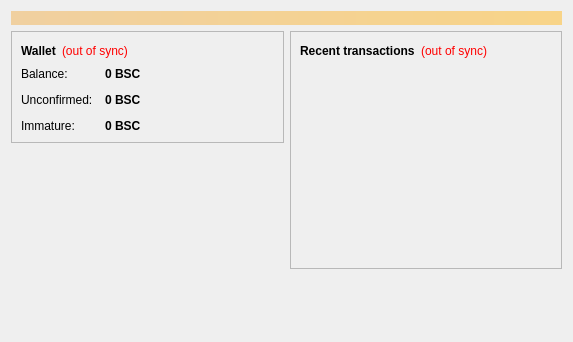
<?xml version="1.0" encoding="UTF-8"?>
<ui version="4.0">
 <class>OverviewPage</class>
 <widget class="QWidget" name="OverviewPage">
  <property name="geometry">
   <rect>
    <x>0</x>
    <y>0</y>
    <width>573</width>
    <height>342</height>
   </rect>
  </property>
  <property name="windowTitle">
   <string>Form</string>
  </property>
  <layout class="QVBoxLayout" name="topLayout">
   <item>
    <widget class="QLabel" name="labelAlerts">
     <property name="visible">
      <bool>false</bool>
     </property>
     <property name="styleSheet">
      <string notr="true">background-color: qlineargradient(x1: 0, y1: 0, x2: 1, y2: 0, stop:0 #F0D0A0, stop:1 #F8D488); color:#000000;</string>
     </property>
     <property name="wordWrap">
      <bool>true</bool>
     </property>
     <property name="margin">
      <number>3</number>
     </property>
    </widget>
   </item>
   <item>
    <layout class="QHBoxLayout" name="horizontalLayout" stretch="1,1">
     <item>
      <layout class="QVBoxLayout" name="verticalLayout_2">
       <item>
        <widget class="QFrame" name="frame">
         <property name="frameShape">
          <enum>QFrame::StyledPanel</enum>
         </property>
         <property name="frameShadow">
          <enum>QFrame::Raised</enum>
         </property>
         <layout class="QVBoxLayout" name="verticalLayout_4">
          <item>
           <layout class="QHBoxLayout" name="horizontalLayout_4">
            <item>
             <widget class="QLabel" name="label_5">
              <property name="font">
               <font>
                <weight>75</weight>
                <bold>true</bold>
               </font>
              </property>
              <property name="text">
               <string>Wallet</string>
              </property>
             </widget>
            </item>
            <item>
             <widget class="QLabel" name="labelWalletStatus">
              <property name="toolTip">
               <string>The displayed information may be out of date. Your wallet automatically synchronizes with the BsCoin network after a connection is established, but this process has not completed yet.</string>
              </property>
              <property name="styleSheet">
               <string notr="true">QLabel { color: red; }</string>
              </property>
              <property name="text">
               <string notr="true">(out of sync)</string>
              </property>
              <property name="alignment">
               <set>Qt::AlignLeading|Qt::AlignLeft|Qt::AlignVCenter</set>
              </property>
             </widget>
            </item>
            <item>
             <spacer name="horizontalSpacer_2">
              <property name="orientation">
               <enum>Qt::Horizontal</enum>
              </property>
              <property name="sizeHint" stdset="0">
               <size>
                <width>40</width>
                <height>20</height>
               </size>
              </property>
             </spacer>
            </item>
           </layout>
          </item>
          <item>
           <layout class="QFormLayout" name="formLayout_2">
            <property name="fieldGrowthPolicy">
             <enum>QFormLayout::AllNonFixedFieldsGrow</enum>
            </property>
            <property name="horizontalSpacing">
             <number>12</number>
            </property>
            <property name="verticalSpacing">
             <number>12</number>
            </property>
            <item row="0" column="0">
             <widget class="QLabel" name="label">
              <property name="text">
               <string>Balance:</string>
              </property>
             </widget>
            </item>
            <item row="0" column="1">
             <widget class="QLabel" name="labelBalance">
              <property name="font">
               <font>
                <weight>75</weight>
                <bold>true</bold>
               </font>
              </property>
              <property name="cursor">
               <cursorShape>IBeamCursor</cursorShape>
              </property>
              <property name="toolTip">
               <string>Your current balance</string>
              </property>
              <property name="text">
               <string notr="true">0 BSC</string>
              </property>
              <property name="textInteractionFlags">
               <set>Qt::LinksAccessibleByMouse|Qt::TextSelectableByKeyboard|Qt::TextSelectableByMouse</set>
              </property>
             </widget>
            </item>
            <item row="1" column="0">
             <widget class="QLabel" name="label_3">
              <property name="text">
               <string>Unconfirmed:</string>
              </property>
             </widget>
            </item>
            <item row="1" column="1">
             <widget class="QLabel" name="labelUnconfirmed">
              <property name="font">
               <font>
                <weight>75</weight>
                <bold>true</bold>
               </font>
              </property>
              <property name="cursor">
               <cursorShape>IBeamCursor</cursorShape>
              </property>
              <property name="toolTip">
               <string>Total of transactions that have yet to be confirmed, and do not yet count toward the current balance</string>
              </property>
              <property name="text">
               <string notr="true">0 BSC</string>
              </property>
              <property name="textInteractionFlags">
               <set>Qt::LinksAccessibleByMouse|Qt::TextSelectableByKeyboard|Qt::TextSelectableByMouse</set>
              </property>
             </widget>
            </item>
            <item row="2" column="0">
             <widget class="QLabel" name="labelImmatureText">
              <property name="text">
               <string>Immature:</string>
              </property>
             </widget>
            </item>
            <item row="2" column="1">
             <widget class="QLabel" name="labelImmature">
              <property name="font">
               <font>
                <weight>75</weight>
                <bold>true</bold>
               </font>
              </property>
              <property name="toolTip">
               <string>Mined balance that has not yet matured</string>
              </property>
              <property name="text">
               <string notr="true">0 BSC</string>
              </property>
              <property name="textInteractionFlags">
               <set>Qt::LinksAccessibleByMouse|Qt::TextSelectableByKeyboard|Qt::TextSelectableByMouse</set>
              </property>
             </widget>
            </item>
           </layout>
          </item>
         </layout>
        </widget>
       </item>
       <item>
        <spacer name="verticalSpacer">
         <property name="orientation">
          <enum>Qt::Vertical</enum>
         </property>
         <property name="sizeHint" stdset="0">
          <size>
           <width>20</width>
           <height>40</height>
          </size>
         </property>
        </spacer>
       </item>
      </layout>
     </item>
     <item>
      <layout class="QVBoxLayout" name="verticalLayout_3">
       <item>
        <widget class="QFrame" name="frame_2">
         <property name="frameShape">
          <enum>QFrame::StyledPanel</enum>
         </property>
         <property name="frameShadow">
          <enum>QFrame::Raised</enum>
         </property>
         <layout class="QVBoxLayout" name="verticalLayout">
          <item>
           <layout class="QHBoxLayout" name="horizontalLayout_2">
            <item>
             <widget class="QLabel" name="label_4">
              <property name="text">
               <string>&lt;b&gt;Recent transactions&lt;/b&gt;</string>
              </property>
             </widget>
            </item>
            <item>
             <widget class="QLabel" name="labelTransactionsStatus">
              <property name="toolTip">
               <string>The displayed information may be out of date. Your wallet automatically synchronizes with the BsCoin network after a connection is established, but this process has not completed yet.</string>
              </property>
              <property name="styleSheet">
               <string notr="true">QLabel { color: red; }</string>
              </property>
              <property name="text">
               <string notr="true">(out of sync)</string>
              </property>
              <property name="alignment">
               <set>Qt::AlignRight|Qt::AlignTrailing|Qt::AlignVCenter</set>
              </property>
             </widget>
            </item>
            <item>
             <spacer name="horizontalSpacer">
              <property name="orientation">
               <enum>Qt::Horizontal</enum>
              </property>
              <property name="sizeHint" stdset="0">
               <size>
                <width>40</width>
                <height>20</height>
               </size>
              </property>
             </spacer>
            </item>
           </layout>
          </item>
          <item>
           <widget class="QListView" name="listTransactions">
            <property name="styleSheet">
             <string notr="true">QListView { background: transparent; }</string>
            </property>
            <property name="frameShape">
             <enum>QFrame::NoFrame</enum>
            </property>
            <property name="verticalScrollBarPolicy">
             <enum>Qt::ScrollBarAlwaysOff</enum>
            </property>
            <property name="horizontalScrollBarPolicy">
             <enum>Qt::ScrollBarAlwaysOff</enum>
            </property>
            <property name="selectionMode">
             <enum>QAbstractItemView::NoSelection</enum>
            </property>
           </widget>
          </item>
         </layout>
        </widget>
       </item>
       <item>
        <spacer name="verticalSpacer_2">
         <property name="orientation">
          <enum>Qt::Vertical</enum>
         </property>
         <property name="sizeHint" stdset="0">
          <size>
           <width>20</width>
           <height>40</height>
          </size>
         </property>
        </spacer>
       </item>
      </layout>
     </item>
    </layout>
   </item>
  </layout>
 </widget>
 <resources/>
 <connections/>
</ui>
